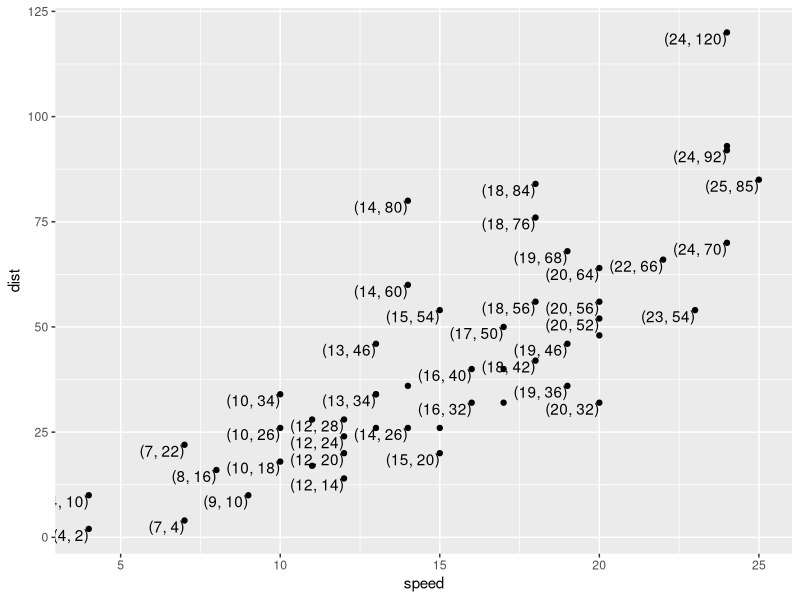
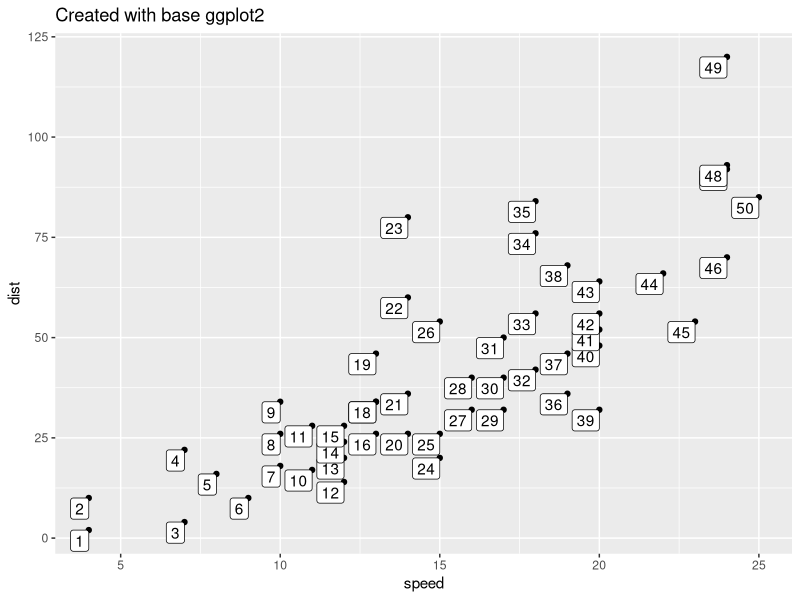
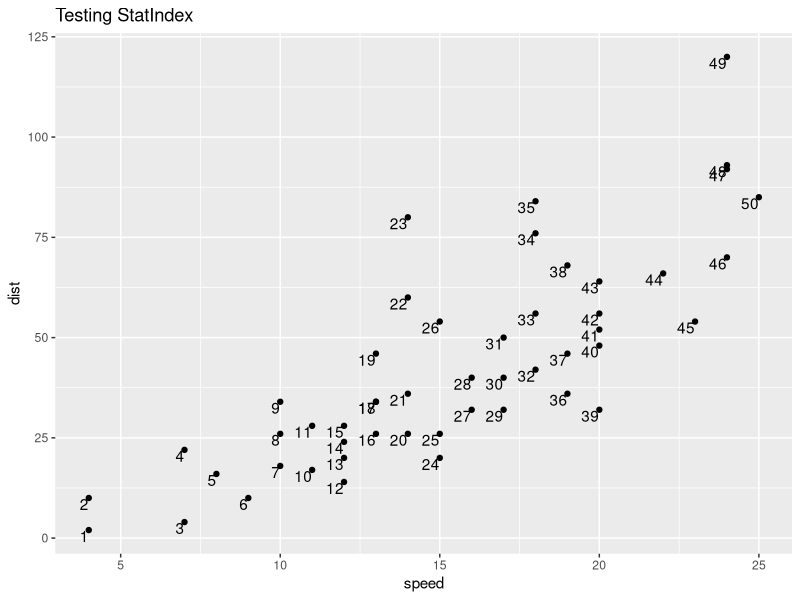
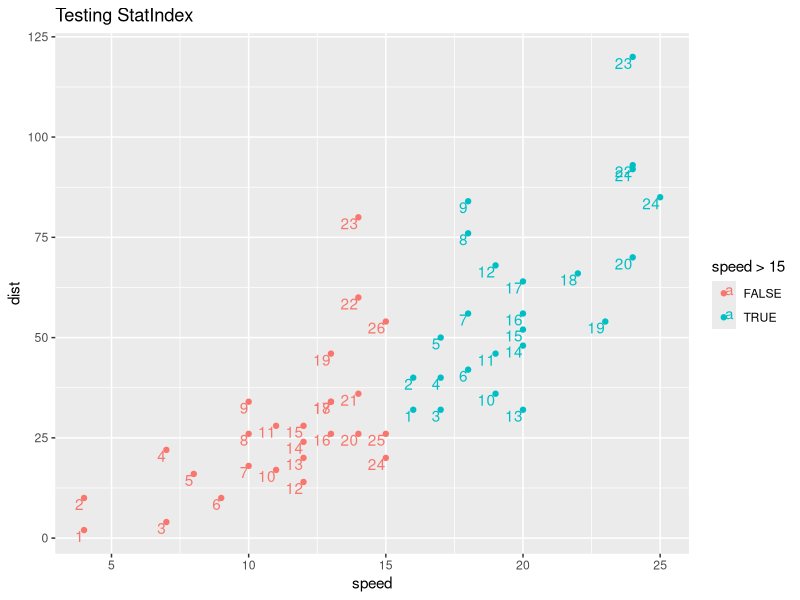
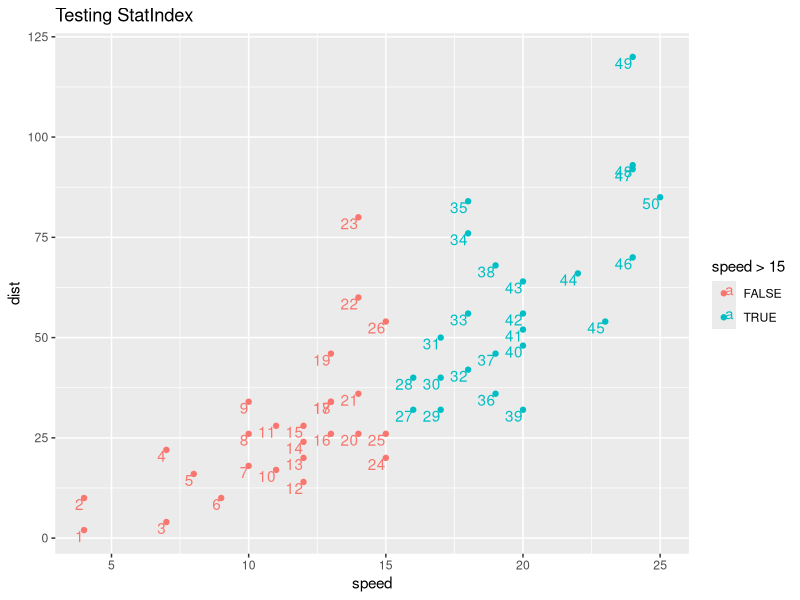
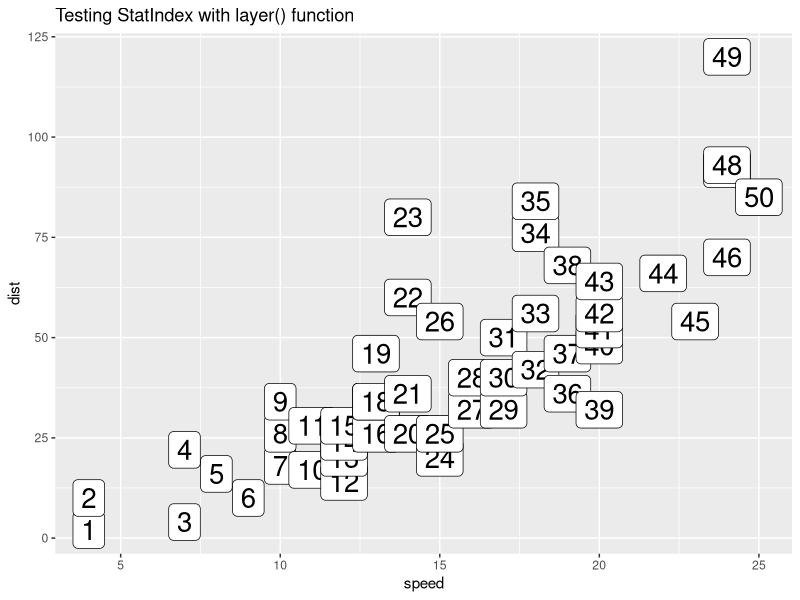
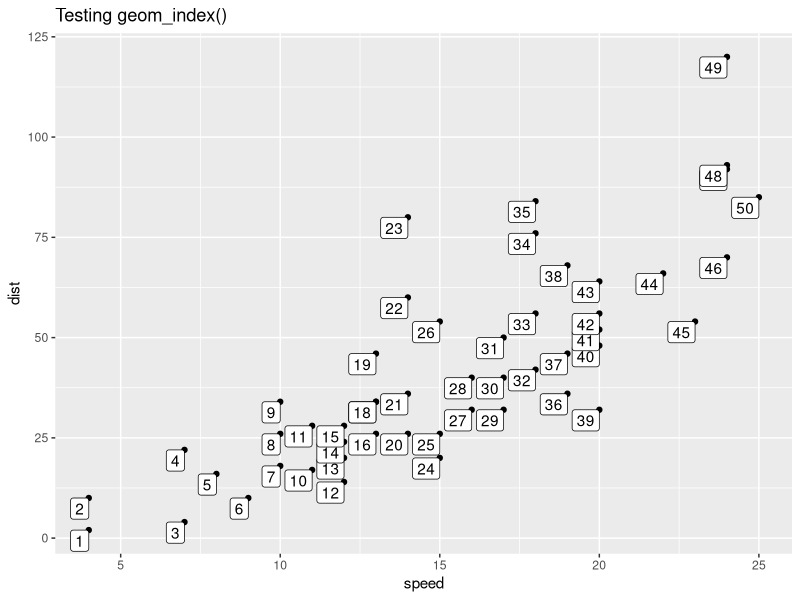
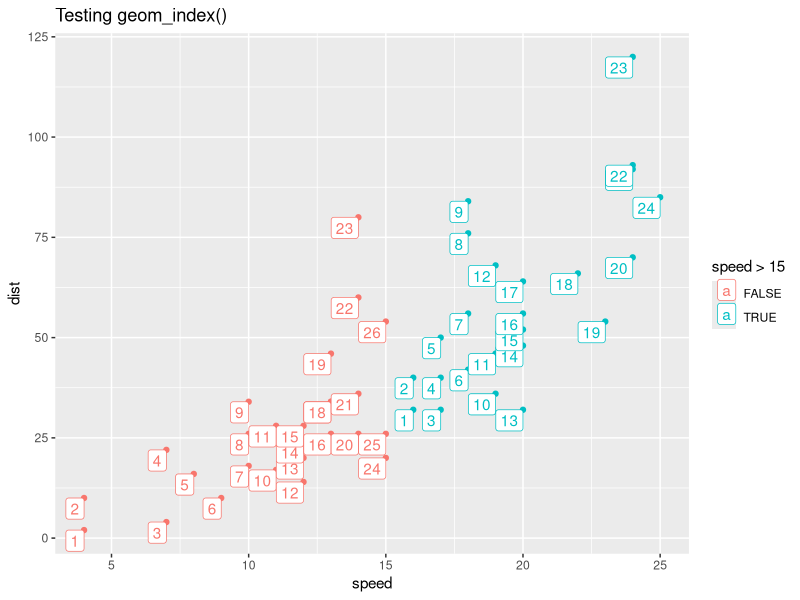

Write R code to recreate these figures, in order.
## ---- chunk 1
library(tidyverse)

cars |> 
  mutate(coordinates = 
           paste0("(", speed,", ", 
                  dist, ")")) |>
  ggplot() + 
  aes(x = speed, 
      y = dist, 
      label = coordinates) + 
  geom_point() + 
  geom_text(vjust = 1, hjust = 1, 
            check_overlap = T)
## ---- chunk 2
#| label: setup
#| include: false 
knitr::opts_chunk$set(echo = TRUE, message = F, warning = F)
## ---- chunk 3
library(tidyverse)
cars <- tibble(cars)
cars
## ---- chunk 4
#| label: penguins
# Compute.
cars |> 
  mutate(index = row_number()) |>
  # Plot
  ggplot() + 
  aes(x = speed, y = dist, 
      label = index) + 
  geom_point() + 
  geom_label(vjust = 1, hjust = 1) + 
  labs(title = "Created with base ggplot2")
## ---- chunk 5
layer_data(plot = last_plot(), 
           i = 2) |> # layer 2, with labels designated is of interest
  head()

## ---- chunk 6
#| label: compute_group_index

# Define compute.
compute_group_index <- function(data, scales){ 
  data |> 
    mutate(label = row_number())
}
## ---- chunk 7
# Test compute. 
cars |>
  select(x = speed,  
         y = dist) |>  
  compute_group_index()
## ---- chunk 8
#| label: StatIndex
StatIndex <- 
  ggplot2::ggproto(`_class` = "StatIndex",              # <1>
                   `_inherit` = ggplot2::Stat,            # <2>
                   compute_group = compute_group_index,
                   required_aes = c("x", "y"))            # <4>
## ---- chunk 9
cars |> 
  ggplot() + 
  aes(x = speed,
      y = dist) + 
  geom_point() + 
  geom_text(stat = StatIndex, hjust = 1, vjust = 1) + 
  labs(title = "Testing StatIndex")
## ---- chunk 10
last_plot() + 
  aes(color = speed > 15)
## ---- chunk 11
StatIndexPanel <- 
  ggplot2::ggproto(`_class` = "StatIndexPanel",              # <1>
                   `_inherit` = ggplot2::Stat,            # <2>
                   compute_panel = compute_group_index)

cars |> 
  ggplot() + 
  aes(x = speed, y = dist) + 
  geom_point() + 
  geom_text(stat = StatIndexPanel, hjust = 1, vjust = 1) + 
  labs(title = "Testing StatIndex") + 
  aes(color = speed > 15)
## ---- chunk 12
cars |> 
  ggplot() + 
  aes(x = speed,
      y = dist) + 
  geom_point() + 
  layer(geom = GeomLabel, 
        stat = StatIndex, 
        position = "identity", 
        params = list(size = 7)) + 
  labs(title = "Testing StatIndex with layer() function")
## ---- chunk 13
#| label: geom_point_medians

# user-facing function
stat_index <- function(mapping = NULL, data = NULL, 
                         geom = "label", position = "identity", 
                         ..., show.legend = NA, inherit.aes = TRUE) 
{
    layer(data = data, mapping = mapping, stat = StatIndex, 
        geom = geom, position = position, show.legend = show.legend, 
        inherit.aes = inherit.aes, params = rlang::list2(na.rm = FALSE, 
            ...))
}
## ---- chunk 14
stat_identity
## ---- chunk 15
geom_index <- stat_index
## ---- chunk 16
# user-facing function
geom_index <- function (mapping = NULL, data = NULL, stat = "index", position = "identity", 
    ..., na.rm = FALSE, show.legend = NA, inherit.aes = TRUE) 
{
    layer(mapping = mapping, data = data, geom = "label", stat = stat, 
        position = position, show.legend = show.legend, inherit.aes = inherit.aes, 
        params = rlang::list2(na.rm = na.rm, ...))
}
## ---- chunk 17
## Test user-facing.
cars |>
  ggplot() +
  aes(x = speed, y = dist) +
  geom_point() +
  geom_index(hjust = 1, vjust = 1)  + 
  labs(title = "Testing geom_index()")
## ---- chunk 18
last_plot() + 
  aes(color = speed > 15) 
## ---- chunk 19
cars |>
  ggplot() +
  aes(x = speed, y = dist) + 
  geom_point() + 
  stat_index(geom = "text", hjust = 1, vjust = 1)  + 
  labs(subtitle = "and stat_index()")
## ---- chunk 20
library(tidyverse)

# Step 1. Define compute
compute_group_index <- function(data, scales){
  
  data |>
    mutate(label = row_number())
  
}

# Step 2. Define Stat
StatIndex = ggproto(`_class` = "StatIndex",
                    `_inherit` = Stat,
                    required_aes = c("x", "y"),
                    compute_group = compute_group_index)

# Step 3. Define user-facing functions

## define stat_*()
stat_index <- function(mapping = NULL, data = NULL, 
                         geom = "label", position = "identity", 
                         ..., show.legend = NA, inherit.aes = TRUE) 
{
    layer(data = data, mapping = mapping, stat = StatIndex, 
        geom = geom, position = position, show.legend = show.legend, 
        inherit.aes = inherit.aes, params = rlang::list2(na.rm = FALSE, 
            ...))
}

## define geom_*()
geom_index <- stat_index
